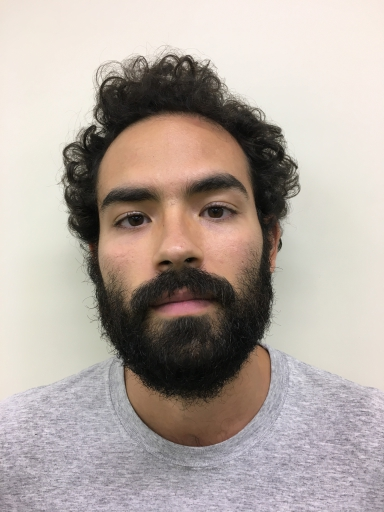
#> input picture samples/arthur.jpg, 384 x 512 px
$ python PriorCreator.py   (older library calls are emulated)
#> lines starting #> are read from the running program, lines starting #| are printed output that depends on the picture
import scipy.ndimage, scipy.misc

arthur = scipy.ndimage.imread('arthur.jpg', mode='RGB')
#> arthur is the input picture: shape (512, 384, 3); mean R, G, B 178.2, 167.6, 160.9

morgan = scipy.ndimage.imread('morgan.jpg', mode='RGB')
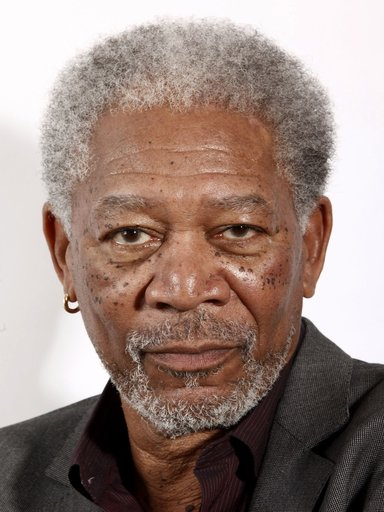
#> input picture samples/morgan.jpg, 384 x 512 px
#> morgan is the input picture: shape (512, 384, 3); mean R, G, B 153.2, 133.3, 125.5

print (type(morgan))
#| <class 'numpy.ndarray'>

prior = (arthur + morgan)/2
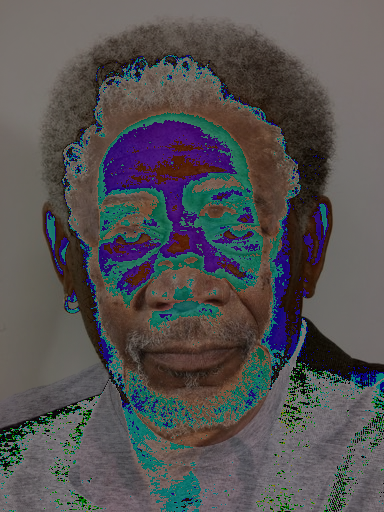
#> prior: shape (512, 384, 3) float64; mean R, G, B 84.2, 82.2, 82.9

scipy.misc.toimage(prior, cmin=0, cmax=255).save('prior.jpg')
